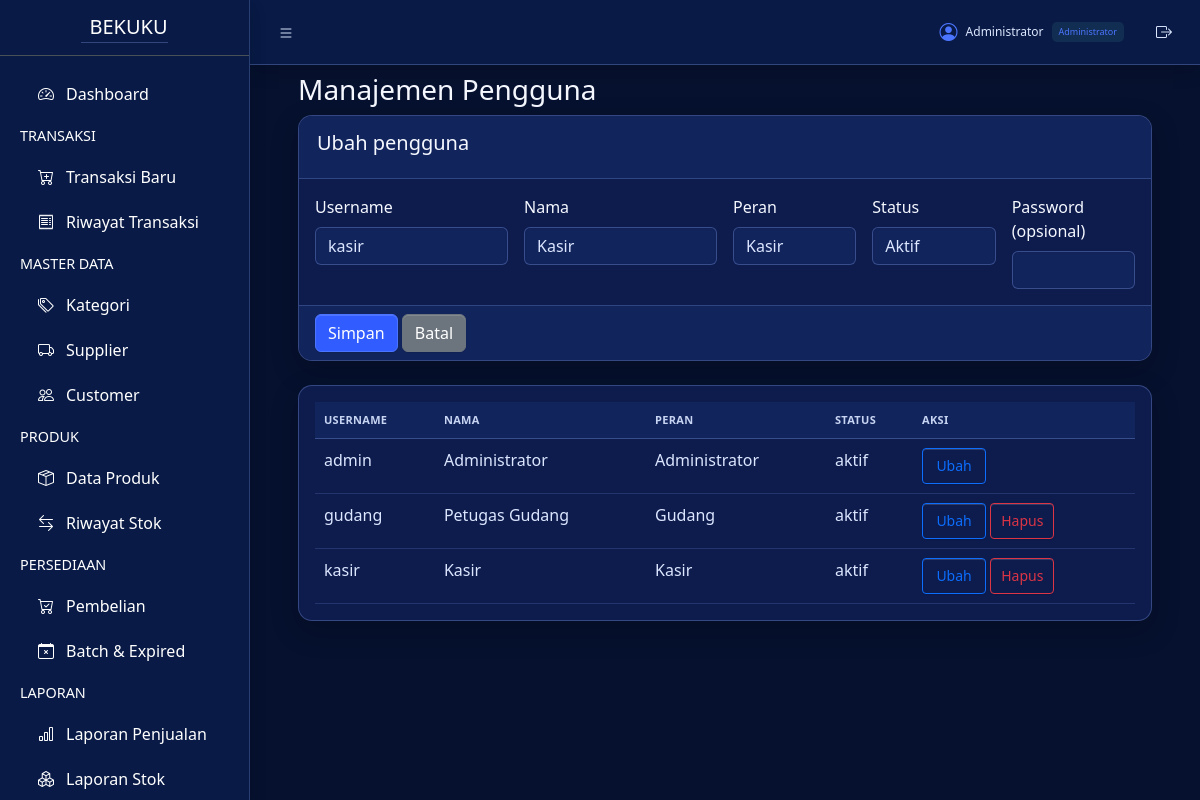
Page /users/index.php?edit=2 (signed in) on the committed database.
### tables this page shows
CREATE TABLE IF NOT EXISTS `users` (
  `user_id` INT UNSIGNED NOT NULL AUTO_INCREMENT,
  `username` VARCHAR(50) NOT NULL,
  `name` VARCHAR(100) NOT NULL,
  `password_hash` VARCHAR(255) NOT NULL,
  `role` ENUM('admin','kasir','gudang') NOT NULL,
  `status` ENUM('aktif','nonaktif') NOT NULL DEFAULT 'aktif',
  `created_at` TIMESTAMP NOT NULL DEFAULT CURRENT_TIMESTAMP,
  `updated_at` TIMESTAMP NOT NULL DEFAULT CURRENT_TIMESTAMP ON UPDATE CURRENT_TIMESTAMP,
  PRIMARY KEY (`user_id`),
  UNIQUE KEY `uq_users_username` (`username`),
  KEY `idx_users_role_status` (`role`, `status`)
);

### config/app.php (called while the page is built, shortened)
<?php
function bekuku_user(): array
{
    return $_SESSION['bekuku_user'] ?? [];
}
function bekuku_role_label(string $role): string
{
    return [
        'admin' => 'Administrator',
        'kasir' => 'Kasir',
        'gudang' => 'Gudang',
    ][$role] ?? ucfirst($role);
}
function bekuku_base_path(): string
{
    $requestPath = parse_url($_SERVER['REQUEST_URI'] ?? '/', PHP_URL_PATH) ?: '/';
    $segments = array_values(array_filter(explode('/', $requestPath), 'strlen'));
    if ($segments !== []) {
        $candidate = '/' . $segments[0];
        $documentRoot = (string) ($_SERVER['DOCUMENT_ROOT'] ?? '');
        $projectName = basename(dirname(__DIR__));
    }
    return '';
}
function bekuku_url(string $path = ''): string
{
    $base = bekuku_base_path();
    if ($path === '') {
        return $base === '' ? '/' : $base;
    }
    $normalized = '/' . ltrim($path, '/');
    return $base === '' ? $normalized : $base . $normalized;
}

### users/index.php (the view, shortened to what this page needs)
<?php
require_once __DIR__ . '/../config/app.php';
require_once __DIR__ . '/../config/database.php';
$editing = null;
if (isset($_GET['edit'])) {
    $stmt = $conn->prepare('SELECT user_id, username, name, role, status FROM users WHERE user_id = ?');
    $stmt->execute([(int) $_GET['edit']]);
    $editing = $stmt->fetch(PDO::FETCH_ASSOC) ?: null;
}
$users = $conn->query('SELECT user_id, username, name, role, status, created_at FROM users ORDER BY username')->fetchAll(PDO::FETCH_ASSOC);
?>
<!DOCTYPE html>
<html lang="id">
<head>
    <link rel="stylesheet" href="https://cdn.jsdelivr.net/npm/bootstrap-icons@1.13.1/font/bootstrap-icons.min.css">
    <link rel="stylesheet" href="<?= bekuku_url('assets/css/users.css') ?>?v=202610240033">
</head>
<body class="layout-fixed sidebar-expand-lg bg-body-tertiary">
<div class="app-wrapper">
    <?php require_once __DIR__ . '/../includes/header.php'; ?>
    <main class="app-main"><div class="app-content p-4">
        <div class="container-fluid">
            <h3>Manajemen Pengguna</h3>
            <div class="card mb-4"><div class="card-header"><h5><?= $editing ? 'Ubah pengguna' : 'Tambah pengguna' ?></h5></div>
                <form method="post"><input type="hidden" name="action" value="save">
                    <div class="card-body row g-3">
                        <div class="col-md-3"><label class="form-label">Username</label><input class="form-control" name="username" required value="<?= htmlspecialchars($editing['username'] ?? '', ENT_QUOTES, 'UTF-8') ?>"></div>
                        <div class="col-md-3"><label class="form-label">Nama</label><input class="form-control" name="name" required value="<?= htmlspecialchars($editing['name'] ?? '', ENT_QUOTES, 'UTF-8') ?>"></div>
                        <div class="col-md-2"><label class="form-label">Peran</label><select class="form-select" name="role"><?php foreach (['admin', 'kasir', 'gudang'] as $role): ?><option value="<?= $role ?>" <?= ($editing['role'] ?? '') === $role ? 'selected' : '' ?>><?= bekuku_role_label($role) ?></option><?php endforeach; ?></select></div>
                        <div class="col-md-2"><label class="form-label">Status</label><select class="form-select" name="status"><option value="aktif" <?= ($editing['status'] ?? 'aktif') === 'aktif' ? 'selected' : '' ?>>Aktif</option></select></div>
                        <div class="col-md-2"><label class="form-label">Password <?= $editing ? '(opsional)' : '' ?></label><input class="form-control" type="password" name="password" <?= $editing ? '' : 'required' ?> minlength="8"></div>
                    </div><div class="card-footer"><button class="btn btn-primary">Simpan</button><?php if ($editing): ?> <a class="btn btn-secondary" href="index.php">Batal</a><?php endif; ?></div>
                </form>
            </div>
            <div class="card"><div class="card-body table-responsive"><table class="table"><thead><tr><th>Username</th><th>Nama</th><th>Peran</th><th>Status</th><th>Aksi</th></tr></thead><tbody>
            <?php foreach ($users as $user): ?><tr><td><?= htmlspecialchars($user['username'], ENT_QUOTES, 'UTF-8') ?></td><td><?= htmlspecialchars($user['name'], ENT_QUOTES, 'UTF-8') ?></td><td><?= bekuku_role_label($user['role']) ?></td><td><?= htmlspecialchars($user['status'], ENT_QUOTES, 'UTF-8') ?></td><td><a class="btn btn-sm btn-outline-primary" href="?edit=<?= (int) $user['user_id'] ?>">Ubah</a> <?php if ((int) $user['user_id'] !== (int) (bekuku_user()['id'] ?? 0)): ?><form method="post" class="d-inline" data-delete-user-form><input type="hidden" name="action" value="delete"><input type="hidden" name="user_id" value="<?= (int) $user['user_id'] ?>"><?= bekuku_csrf_field() ?><button type="submit" class="btn btn-sm btn-outline-danger">Hapus</button></form><?php endif; ?></td></tr><?php endforeach; ?>
            </tbody></table></div></div>
        </div>
    </div></main>
    <?php require_once __DIR__ . '/../includes/sidebar.php'; ?>
</div>
</body></html>

### includes/navbar.php (shortened to what this page needs)
<nav class="app-header navbar navbar-expand bg-body">
    <div class="container-fluid">
        <ul class="navbar-nav">
            <li class="nav-item">
                <a
                    class="nav-link"
                    data-lte-toggle="sidebar"
                    href="#"
                    role="button"
                >
                    <i class="bi bi-list"></i>
                </a>
            </li>
        </ul>
        <ul class="navbar-nav ms-auto">
            <?php $currentUser = bekuku_user(); ?>
            <li class="nav-item">
                <span class="nav-link bekuku-user-pill">
                    <i class="bi bi-person-circle"></i>
                    <span><?= htmlspecialchars($currentUser['name'] ?? 'Pengguna', ENT_QUOTES, 'UTF-8') ?></span>
                    <small><?= htmlspecialchars(bekuku_role_label($currentUser['role'] ?? ''), ENT_QUOTES, 'UTF-8') ?></small>
                </span>
            </li>
            <li class="nav-item">
                <a
                    class="nav-link bekuku-logout-link"
                    href="<?= bekuku_url('logout.php') ?>"
                    title="Keluar"
                    data-logout
                ><i class="bi bi-box-arrow-right"></i></a>
            </li>
        </ul>
    </div>
</nav>

### assets/css/popup-scrollbars.css (style rules this page uses)
html, body, * { scrollbar-color: #263d78 #07112f; scrollbar-width: thin; }

### rows in the picture
users: name "Administrator", role "Administrator", username "admin", status "aktif"
users: username "kasir", name "Kasir", status "Aktif", role "Kasir", status "aktif"
users: username "gudang", name "Petugas Gudang", role "Gudang", status "aktif"

### other values in the picture
form field role "Kasir"
